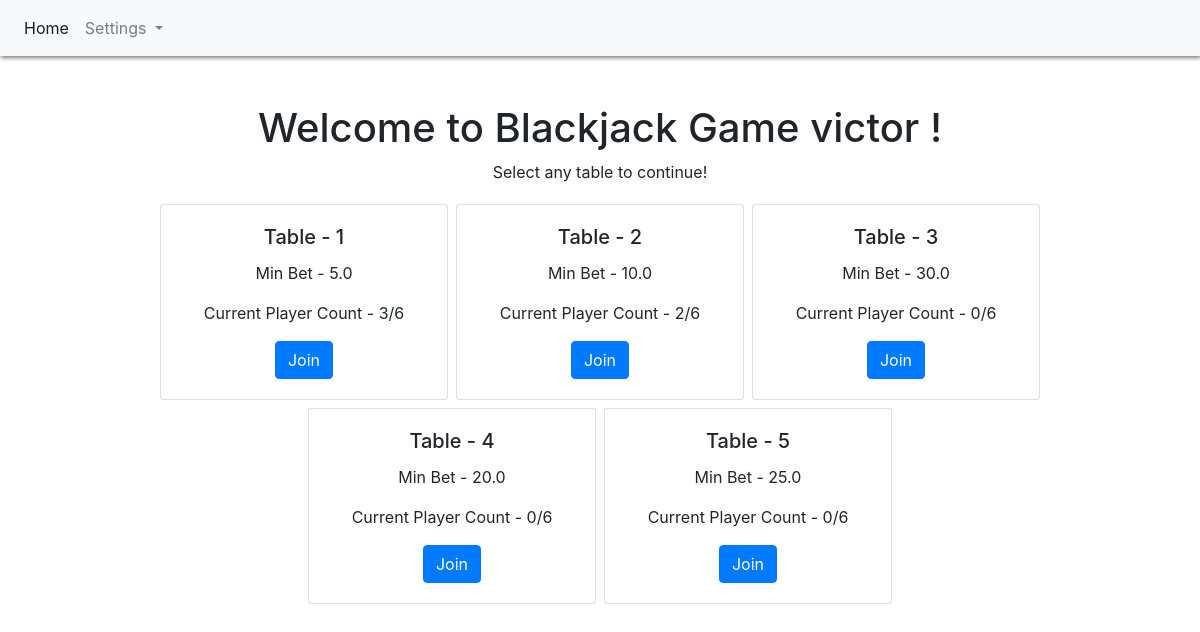
The app's page / (signed in), older data.
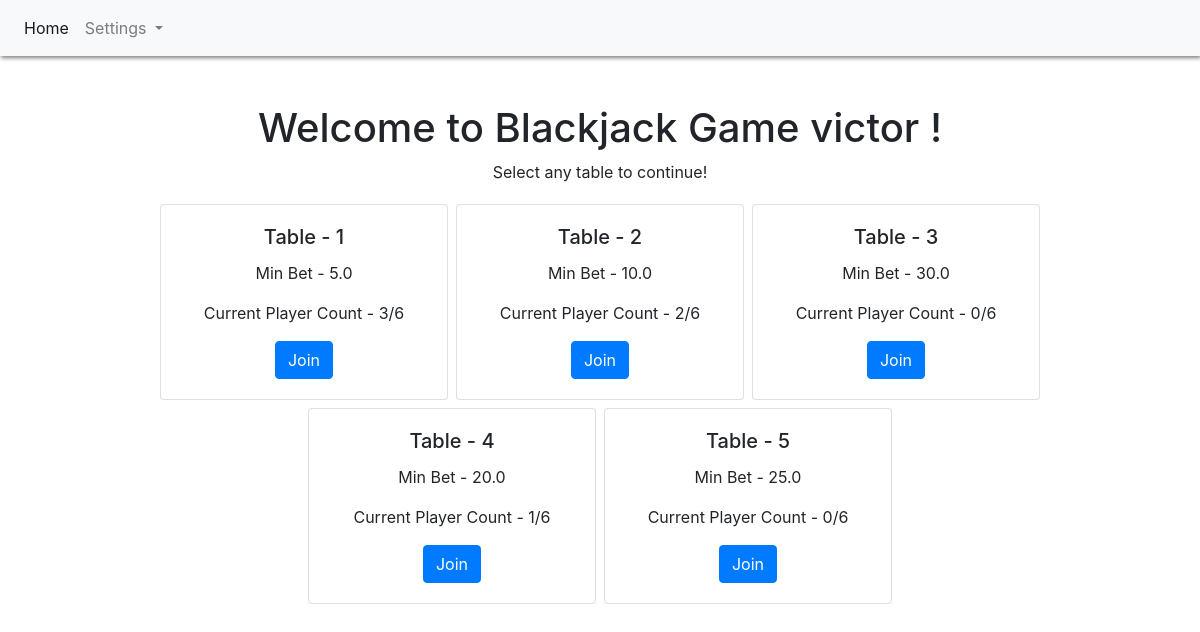
The same page, newer data.
### webapp/models.py (models this page shows)
class Table(models.Model):
    TABLE_STATUS = (
        (0, 'inactive'),
        (1, 'active'),
    )
    min_bet = models.FloatField(default=0)
    player_count = models.IntegerField(default=0)
    table_status = models.IntegerField(choices=TABLE_STATUS, default=0)
    class Meta:
        db_table = 'tables'

### webapp/views.py (the view)
# urls.py: path('', Index.as_view(), name="index"),
@method_decorator(login_required, name='dispatch')
class Index(View):
    def get(self, request):
        error = request.GET.get("error")
        if(request.user.profile.wallet_value>=25):
            tables = Table.objects.filter(min_bet__lte=request.user.profile.wallet_value/5, player_count__lt=6)
        else:
            tables = None
        return render(request, 'index.html', {'tables': tables, 'error': error})

### webapp/templates/index.html (shortened to what this page needs)
<!DOCTYPE html>
<html>
<head>
  {% block css %}
    <link href="/static/css/bootstrap.min.css" rel="stylesheet" type="text/css">
    <link href="/static/css/app.css" rel="stylesheet" type="text/css">
  {% endblock %}
</head>
<body>
  <div class="app-main container">
    {% block header %}
    <div class="row">
      <nav class="navbar navbar-expand-lg navbar-light bg-light justify-content-between">
        <div class="collapse navbar-collapse" id="navbarSupportedContent">
          <ul class="navbar-nav mr-auto">
            {% if request.user.is_authenticated %}
            <li class="nav-item active">
              <a class="nav-link" href="/">Home <span class="sr-only">(current)</span></a>
            </li>
            <li class="nav-item dropdown">
              <a class="nav-link dropdown-toggle" href="#" id="navbarDropdown" role="button" data-toggle="dropdown" aria-haspopup="true" aria-expanded="false">
                Settings
              </a>
            </li>
            {% endif %}
          </ul>
        </div>
      </nav>
    </div>
    {% endblock %}
  <main class="text-center mt-5">
    {% block content %}
      <h1> Welcome to Blackjack Game {{request.user.username}} !</h1>
      {% if request.user.profile.wallet_value == 0 %}
      <p> Update your wallet value <a href="/profile">here</a>. Minimum wallet amount is $25!</p>
      {% else %}
      <p> Select any table to continue!</p>
      <div class="row px-3 justify-content-center">
        {% for table in tables %}
          <div class="card m-1" style="width: 18rem;">
            <div class="card-body">
              <h5 class="card-title">Table - {{table.id}}</h5>
              <p class="card-text">Min Bet - {{table.min_bet}}</p>
              <p class="card-text">Current Player Count - {{table.player_count}}/6</p>
              <a href="/table/{{table.id}}/join" class="btn btn-primary">Join</a>
            </div>
          </div>
        {% endfor %}
      </div>
      {% endif %}
    {% endblock %}
  </main>
  </div>
</body>
</html>

Row changes from the older to the newer data that the page shows:
changed Table id 4: player_count "0" → "1"
